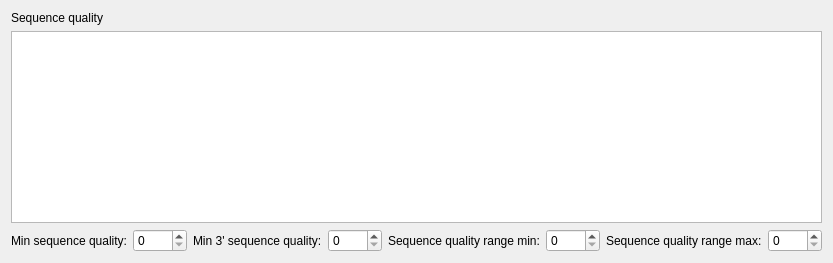
     <widget class="QWidget" name="tab_SequenceQuality">
      <attribute name="title">
       <string>Sequence Quality</string>
      </attribute>
      <attribute name="toolTip">
       <string>&lt;html&gt;&lt;head/&gt;&lt;body&gt;&lt;p&gt;In this section user can specify sequence quality of target sequence and related parameters.&lt;/p&gt;&lt;/body&gt;&lt;/html&gt;</string>
      </attribute>
      <layout class="QVBoxLayout" name="verticalLayout_2">
       <item>
        <widget class="QLabel" name="label_SEQUENCE_QUALITY">
         <property name="text">
          <string>Sequence quality</string>
         </property>
        </widget>
       </item>
       <item>
        <widget class="QPlainTextEdit" name="edit_SEQUENCE_QUALITY">
         <property name="toolTip">
          <string>&lt;html&gt;&lt;head/&gt;&lt;body&gt;&lt;p&gt;A list of space separated integers. There must be exactly one integer for each base in the Source Sequence if this argument is non-empty. High numbers indicate high confidence in the base call at that position and low numbers indicate low confidence in the base call at that position.&lt;/p&gt;&lt;/body&gt;&lt;/html&gt;</string>
         </property>
        </widget>
       </item>
       <item>
        <layout class="QHBoxLayout" name="horizontalLayout_2">
         <item>
          <widget class="QLabel" name="label_2">
           <property name="text">
            <string>Min sequence quality:</string>
           </property>
          </widget>
         </item>
         <item>
          <widget class="QSpinBox" name="edit_PRIMER_MIN_QUALITY">
           <property name="sizePolicy">
            <sizepolicy hsizetype="Expanding" vsizetype="Fixed">
             <horstretch>0</horstretch>
             <verstretch>0</verstretch>
            </sizepolicy>
           </property>
           <property name="toolTip">
            <string>&lt;html&gt;&lt;head/&gt;&lt;body&gt;&lt;p&gt;The minimum sequence quality allowed within a primer.&lt;/p&gt;&lt;/body&gt;&lt;/html&gt;</string>
           </property>
           <property name="maximum">
            <number>9999</number>
           </property>
          </widget>
         </item>
         <item>
          <widget class="QLabel" name="label_3">
           <property name="text">
            <string>Min 3' sequence quality:</string>
           </property>
          </widget>
         </item>
         <item>
          <widget class="QSpinBox" name="edit_PRIMER_MIN_END_QUALITY">
           <property name="sizePolicy">
            <sizepolicy hsizetype="Expanding" vsizetype="Fixed">
             <horstretch>0</horstretch>
             <verstretch>0</verstretch>
            </sizepolicy>
           </property>
           <property name="toolTip">
            <string>&lt;html&gt;&lt;head/&gt;&lt;body&gt;&lt;p&gt;The minimum sequence quality allowed within the 3' pentamer of a primer.&lt;/p&gt;&lt;/body&gt;&lt;/html&gt;</string>
           </property>
           <property name="maximum">
            <number>9999</number>
           </property>
          </widget>
         </item>
         <item>
          <widget class="QLabel" name="label_4">
           <property name="text">
            <string>Sequence quality range min:</string>
           </property>
          </widget>
         </item>
         <item>
          <widget class="QSpinBox" name="edit_PRIMER_QUALITY_RANGE_MIN">
           <property name="sizePolicy">
            <sizepolicy hsizetype="Expanding" vsizetype="Fixed">
             <horstretch>0</horstretch>
             <verstretch>0</verstretch>
            </sizepolicy>
           </property>
           <property name="toolTip">
            <string>&lt;html&gt;&lt;head/&gt;&lt;body&gt;&lt;p&gt;The minimum legal sequence quality.&lt;/p&gt;&lt;/body&gt;&lt;/html&gt;</string>
           </property>
           <property name="maximum">
            <number>9999</number>
           </property>
          </widget>
         </item>
         <item>
          <widget class="QLabel" name="label_5">
           <property name="text">
            <string>Sequence quality range max:</string>
           </property>
          </widget>
         </item>
         <item>
          <widget class="QSpinBox" name="edit_PRIMER_QUALITY_RANGE_MAX">
           <property name="sizePolicy">
            <sizepolicy hsizetype="Expanding" vsizetype="Fixed">
             <horstretch>0</horstretch>
             <verstretch>0</verstretch>
            </sizepolicy>
           </property>
           <property name="toolTip">
            <string>&lt;html&gt;&lt;head/&gt;&lt;body&gt;&lt;p&gt;The maximum legal sequence quality.&lt;/p&gt;&lt;/body&gt;&lt;/html&gt;</string>
           </property>
           <property name="maximum">
            <number>9999</number>
           </property>
          </widget>
         </item>
        </layout>
       </item>
      </layout>
     </widget>
